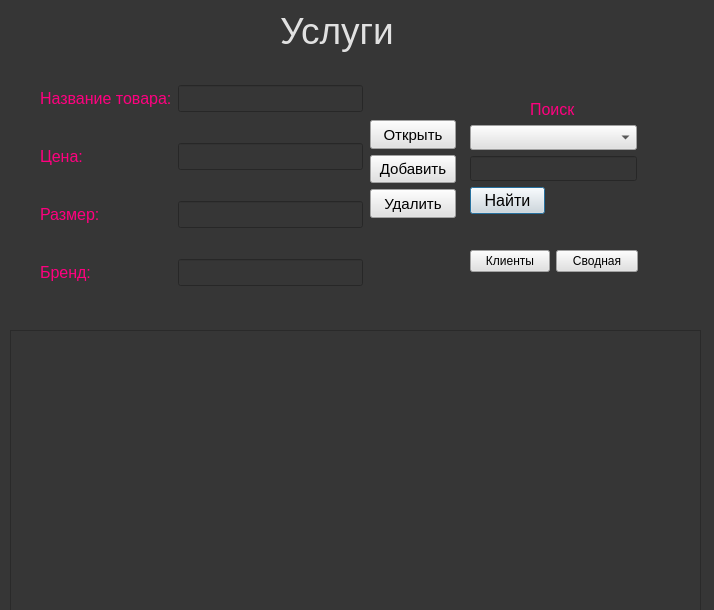
<?xml version="1.0" encoding="UTF-8"?>
<ui version="4.0">
 <class>Dialog</class>
 <widget class="QDialog" name="Dialog">
  <property name="geometry">
   <rect>
    <x>0</x>
    <y>0</y>
    <width>714</width>
    <height>610</height>
   </rect>
  </property>
  <property name="windowTitle">
   <string>Dialog</string>
  </property>
  <property name="styleSheet">
   <string notr="true">background-color: rgb(54, 54, 54);</string>
  </property>
  <widget class="QLineEdit" name="leFind">
   <property name="enabled">
    <bool>true</bool>
   </property>
   <property name="geometry">
    <rect>
     <x>470</x>
     <y>156</y>
     <width>167</width>
     <height>25</height>
    </rect>
   </property>
   <property name="sizePolicy">
    <sizepolicy hsizetype="Expanding" vsizetype="Maximum">
     <horstretch>0</horstretch>
     <verstretch>0</verstretch>
    </sizepolicy>
   </property>
   <property name="font">
    <font>
     <pointsize>12</pointsize>
    </font>
   </property>
   <property name="styleSheet">
    <string notr="true">color: rgb(225, 225, 225); </string>
   </property>
   <property name="text">
    <string/>
   </property>
  </widget>
  <widget class="QComboBox" name="cbColNames">
   <property name="geometry">
    <rect>
     <x>470</x>
     <y>125</y>
     <width>167</width>
     <height>25</height>
    </rect>
   </property>
   <property name="sizePolicy">
    <sizepolicy hsizetype="Preferred" vsizetype="Maximum">
     <horstretch>0</horstretch>
     <verstretch>0</verstretch>
    </sizepolicy>
   </property>
   <property name="font">
    <font>
     <pointsize>12</pointsize>
    </font>
   </property>
   <property name="styleSheet">
    <string notr="true">background-color: rgb(225, 225, 225);</string>
   </property>
  </widget>
  <widget class="QPushButton" name="pbFind">
   <property name="geometry">
    <rect>
     <x>470</x>
     <y>187</y>
     <width>75</width>
     <height>27</height>
    </rect>
   </property>
   <property name="font">
    <font>
     <pointsize>12</pointsize>
    </font>
   </property>
   <property name="whatsThis">
    <string>&lt;html&gt;&lt;head/&gt;&lt;body&gt;&lt;p&gt;background-color: rgb(225, 225, 225);&lt;/p&gt;&lt;/body&gt;&lt;/html&gt;</string>
   </property>
   <property name="styleSheet">
    <string notr="true">background-color: rgb(225, 225, 225);</string>
   </property>
   <property name="text">
    <string>Найти</string>
   </property>
  </widget>
  <widget class="QWidget" name="layoutWidget_2">
   <property name="geometry">
    <rect>
     <x>370</x>
     <y>120</y>
     <width>86</width>
     <height>98</height>
    </rect>
   </property>
   <layout class="QVBoxLayout" name="verticalLayout">
    <item>
     <widget class="QPushButton" name="pbOpen">
      <property name="sizePolicy">
       <sizepolicy hsizetype="Expanding" vsizetype="Expanding">
        <horstretch>0</horstretch>
        <verstretch>0</verstretch>
       </sizepolicy>
      </property>
      <property name="font">
       <font>
        <pointsize>11</pointsize>
       </font>
      </property>
      <property name="mouseTracking">
       <bool>false</bool>
      </property>
      <property name="tabletTracking">
       <bool>false</bool>
      </property>
      <property name="styleSheet">
       <string notr="true">background-color: rgb(225, 225, 225);</string>
      </property>
      <property name="inputMethodHints">
       <set>Qt::ImhNone</set>
      </property>
      <property name="text">
       <string>Открыть</string>
      </property>
      <property name="autoDefault">
       <bool>false</bool>
      </property>
     </widget>
    </item>
    <item>
     <widget class="QPushButton" name="pbInsert">
      <property name="sizePolicy">
       <sizepolicy hsizetype="Expanding" vsizetype="Expanding">
        <horstretch>0</horstretch>
        <verstretch>0</verstretch>
       </sizepolicy>
      </property>
      <property name="font">
       <font>
        <pointsize>11</pointsize>
       </font>
      </property>
      <property name="mouseTracking">
       <bool>false</bool>
      </property>
      <property name="tabletTracking">
       <bool>false</bool>
      </property>
      <property name="styleSheet">
       <string notr="true">background-color: rgb(225, 225, 225);</string>
      </property>
      <property name="inputMethodHints">
       <set>Qt::ImhNone</set>
      </property>
      <property name="text">
       <string>Добавить</string>
      </property>
      <property name="autoDefault">
       <bool>false</bool>
      </property>
     </widget>
    </item>
    <item>
     <widget class="QPushButton" name="pbDelete">
      <property name="sizePolicy">
       <sizepolicy hsizetype="Expanding" vsizetype="Expanding">
        <horstretch>0</horstretch>
        <verstretch>0</verstretch>
       </sizepolicy>
      </property>
      <property name="font">
       <font>
        <pointsize>11</pointsize>
       </font>
      </property>
      <property name="mouseTracking">
       <bool>false</bool>
      </property>
      <property name="tabletTracking">
       <bool>false</bool>
      </property>
      <property name="styleSheet">
       <string notr="true">background-color: rgb(225, 225, 225);</string>
      </property>
      <property name="inputMethodHints">
       <set>Qt::ImhNone</set>
      </property>
      <property name="text">
       <string>Удалить</string>
      </property>
      <property name="autoDefault">
       <bool>false</bool>
      </property>
     </widget>
    </item>
   </layout>
  </widget>
  <widget class="QWidget" name="layoutWidget">
   <property name="geometry">
    <rect>
     <x>40</x>
     <y>60</y>
     <width>323</width>
     <height>254</height>
    </rect>
   </property>
   <layout class="QFormLayout" name="formLayout_2">
    <item row="0" column="0">
     <widget class="QLabel" name="label">
      <property name="sizePolicy">
       <sizepolicy hsizetype="Preferred" vsizetype="Preferred">
        <horstretch>3</horstretch>
        <verstretch>2</verstretch>
       </sizepolicy>
      </property>
      <property name="font">
       <font>
        <pointsize>12</pointsize>
       </font>
      </property>
      <property name="styleSheet">
       <string notr="true">color:rgb(255, 0, 127);</string>
      </property>
      <property name="text">
       <string>Название товара:</string>
      </property>
     </widget>
    </item>
    <item row="0" column="1">
     <widget class="QLineEdit" name="leFio">
      <property name="font">
       <font>
        <pointsize>12</pointsize>
       </font>
      </property>
      <property name="styleSheet">
       <string notr="true">color: rgb(225, 225, 225); </string>
      </property>
      <property name="text">
       <string/>
      </property>
     </widget>
    </item>
    <item row="1" column="0">
     <widget class="QLabel" name="label_9">
      <property name="sizePolicy">
       <sizepolicy hsizetype="Preferred" vsizetype="Preferred">
        <horstretch>3</horstretch>
        <verstretch>2</verstretch>
       </sizepolicy>
      </property>
      <property name="font">
       <font>
        <pointsize>12</pointsize>
       </font>
      </property>
      <property name="styleSheet">
       <string notr="true">color:rgb(255, 0, 127);</string>
      </property>
      <property name="text">
       <string>Цена:</string>
      </property>
     </widget>
    </item>
    <item row="1" column="1">
     <widget class="QLineEdit" name="leFio_2">
      <property name="font">
       <font>
        <pointsize>12</pointsize>
       </font>
      </property>
      <property name="styleSheet">
       <string notr="true">color: rgb(225, 225, 225); </string>
      </property>
      <property name="text">
       <string/>
      </property>
     </widget>
    </item>
    <item row="2" column="0">
     <widget class="QLabel" name="label_5">
      <property name="sizePolicy">
       <sizepolicy hsizetype="Preferred" vsizetype="Preferred">
        <horstretch>3</horstretch>
        <verstretch>2</verstretch>
       </sizepolicy>
      </property>
      <property name="font">
       <font>
        <pointsize>12</pointsize>
       </font>
      </property>
      <property name="styleSheet">
       <string notr="true">color:rgb(255, 0, 127);</string>
      </property>
      <property name="text">
       <string>Размер:</string>
      </property>
     </widget>
    </item>
    <item row="2" column="1">
     <widget class="QLineEdit" name="leEmail">
      <property name="font">
       <font>
        <pointsize>12</pointsize>
       </font>
      </property>
      <property name="styleSheet">
       <string notr="true">color: rgb(225, 225, 225); </string>
      </property>
      <property name="text">
       <string/>
      </property>
     </widget>
    </item>
    <item row="3" column="0">
     <widget class="QLabel" name="label_6">
      <property name="sizePolicy">
       <sizepolicy hsizetype="Preferred" vsizetype="Preferred">
        <horstretch>3</horstretch>
        <verstretch>2</verstretch>
       </sizepolicy>
      </property>
      <property name="font">
       <font>
        <pointsize>12</pointsize>
       </font>
      </property>
      <property name="styleSheet">
       <string notr="true">color:rgb(255, 0, 127);</string>
      </property>
      <property name="text">
       <string>Бренд:</string>
      </property>
     </widget>
    </item>
    <item row="3" column="1">
     <widget class="QLineEdit" name="leEmail_2">
      <property name="font">
       <font>
        <pointsize>12</pointsize>
       </font>
      </property>
      <property name="styleSheet">
       <string notr="true">color: rgb(225, 225, 225); </string>
      </property>
      <property name="text">
       <string/>
      </property>
     </widget>
    </item>
   </layout>
  </widget>
  <widget class="QLabel" name="label_8">
   <property name="geometry">
    <rect>
     <x>530</x>
     <y>100</y>
     <width>61</width>
     <height>19</height>
    </rect>
   </property>
   <property name="sizePolicy">
    <sizepolicy hsizetype="Preferred" vsizetype="Preferred">
     <horstretch>3</horstretch>
     <verstretch>2</verstretch>
    </sizepolicy>
   </property>
   <property name="font">
    <font>
     <pointsize>12</pointsize>
    </font>
   </property>
   <property name="styleSheet">
    <string notr="true">color:rgb(255, 0, 127);</string>
   </property>
   <property name="text">
    <string>Поиск</string>
   </property>
  </widget>
  <widget class="QWidget" name="layoutWidget_3">
   <property name="geometry">
    <rect>
     <x>470</x>
     <y>250</y>
     <width>168</width>
     <height>27</height>
    </rect>
   </property>
   <layout class="QFormLayout" name="formLayout">
    <item row="0" column="0">
     <widget class="QPushButton" name="pushButton_1">
      <property name="styleSheet">
       <string notr="true">background-color: rgb(225, 225, 225);</string>
      </property>
      <property name="text">
       <string>Клиенты</string>
      </property>
     </widget>
    </item>
    <item row="0" column="1">
     <widget class="QPushButton" name="pushButton_2">
      <property name="styleSheet">
       <string notr="true">background-color: rgb(225, 225, 225);</string>
      </property>
      <property name="text">
       <string>Сводная</string>
      </property>
     </widget>
    </item>
   </layout>
  </widget>
  <widget class="QTableWidget" name="twStaffs">
   <property name="geometry">
    <rect>
     <x>10</x>
     <y>330</y>
     <width>691</width>
     <height>291</height>
    </rect>
   </property>
   <property name="font">
    <font>
     <pointsize>10</pointsize>
    </font>
   </property>
   <property name="styleSheet">
    <string notr="true">color: rgb(225, 225, 225); </string>
   </property>
  </widget>
  <widget class="QLabel" name="label_7">
   <property name="geometry">
    <rect>
     <x>280</x>
     <y>0</y>
     <width>191</width>
     <height>61</height>
    </rect>
   </property>
   <property name="sizePolicy">
    <sizepolicy hsizetype="Preferred" vsizetype="Preferred">
     <horstretch>3</horstretch>
     <verstretch>2</verstretch>
    </sizepolicy>
   </property>
   <property name="font">
    <font>
     <pointsize>28</pointsize>
    </font>
   </property>
   <property name="styleSheet">
    <string notr="true">color: rgb(225, 225, 225); font-size:28pt;

</string>
   </property>
   <property name="text">
    <string>Услуги</string>
   </property>
  </widget>
 </widget>
 <resources/>
 <connections/>
</ui>
